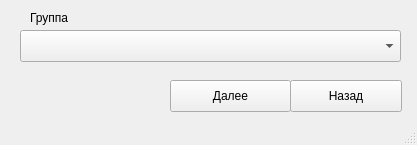
<?xml version="1.0" encoding="UTF-8"?>
<ui version="4.0">
 <class>MainWindow</class>
 <widget class="QMainWindow" name="MainWindow">
  <property name="geometry">
   <rect>
    <x>0</x>
    <y>0</y>
    <width>417</width>
    <height>145</height>
   </rect>
  </property>
  <property name="windowTitle">
   <string>Аналитика</string>
  </property>
  <widget class="QWidget" name="centralwidget">
   <widget class="QPushButton" name="pushButton_2">
    <property name="geometry">
     <rect>
      <x>290</x>
      <y>80</y>
      <width>112</width>
      <height>32</height>
     </rect>
    </property>
    <property name="text">
     <string>Назад</string>
    </property>
   </widget>
   <widget class="QPushButton" name="pushButton_3">
    <property name="geometry">
     <rect>
      <x>170</x>
      <y>80</y>
      <width>121</width>
      <height>32</height>
     </rect>
    </property>
    <property name="text">
     <string>Далее</string>
    </property>
   </widget>
   <widget class="QComboBox" name="comboBox">
    <property name="geometry">
     <rect>
      <x>20</x>
      <y>30</y>
      <width>381</width>
      <height>32</height>
     </rect>
    </property>
   </widget>
   <widget class="QLabel" name="label">
    <property name="geometry">
     <rect>
      <x>30</x>
      <y>10</y>
      <width>58</width>
      <height>16</height>
     </rect>
    </property>
    <property name="text">
     <string>Группа</string>
    </property>
   </widget>
  </widget>
  <widget class="QStatusBar" name="statusbar"/>
 </widget>
 <resources/>
 <connections/>
</ui>
